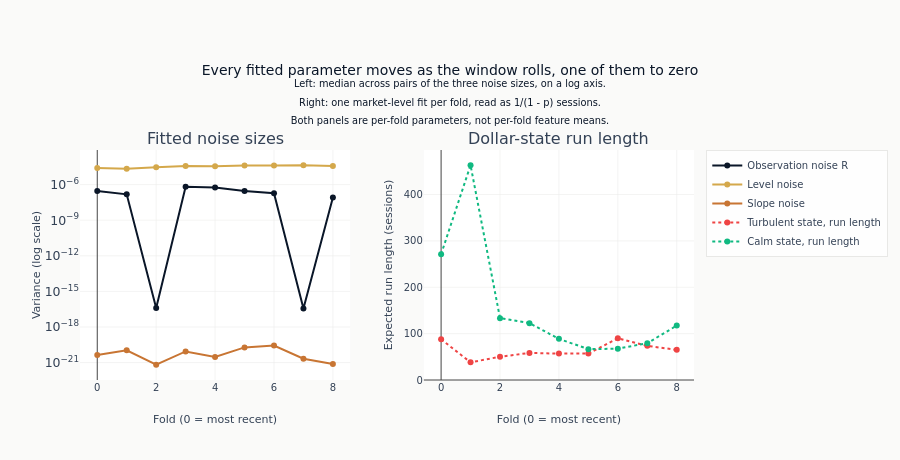

Notebook source saved alongside this figure:
### Markdown cell above
The two panels carry different units, so each axis is set on its own. The left one is
labelled in powers of ten rather than in the SI prefixes plotly reaches for by default,
which would render $10^{-6}$ as "1u" - a unit on an axis whose quantity is a variance and
has none.

### Code cell
fig.update_yaxes(
    title_text="Variance (log scale)",
    type="log",
    exponentformat="power",
    row=1,
    col=1,
)
fig.update_yaxes(title_text="Expected run length (sessions)", rangemode="tozero", row=1, col=2)
fig.update_xaxes(title_text="Fold (0 = most recent)", row=1, col=1)
fig.update_xaxes(title_text="Fold (0 = most recent)", row=1, col=2)
fig.update_layout(
    title=(
        "Every fitted parameter moves as the window rolls, one of them to zero"
        "<br><sup>Left: median across pairs of the three noise sizes, on a log axis."
        "<br>Right: one market-level fit per fold, read as 1/(1 - p) sessions."
        "<br>Both panels are per-fold parameters, not per-fold feature means.</sup>"
    ),
    height=460,
    margin={"t": 150},
)
show_plotly_with_alt(
    fig,
    "Two panels against fold number, with fold zero the most recent. On the left, the "
    "three fitted state-space noise sizes on a logarithmic axis: the level noise is the "
    "largest and holds a nearly flat line across folds, the slope noise sits many orders "
    "below it and also holds, while the observation noise tracks near the level noise "
    "for most folds and drops away by more than ten orders of magnitude on the few where "
    "the search puts it at zero. On the right, the expected run length of each "
    "dollar-regime state in sessions: the calm state starts far higher, falls steeply "
    "over the first few folds, and by the oldest folds the two states have converged to "
    "a similar length.",
)

### Figure 1 — Plotly figure (JSON) as saved in the notebook; plotly's stock layout.template omitted (floating-point values rounded to 4 significant figures)
{"data": [{"line": {"color": "#0a1628"}, "mode": "lines+markers", "name": "Observation noise R", "type": "scatter", "x": [0, 1, 2, 3, 4, 5, 6, 7, 8], "xaxis": "x", "y": [2.846e-07, 1.511e-07, 3.918e-17, 6.67e-07, 5.758e-07, 2.937e-07, 1.847e-07, 3.631e-17, 8.304e-08], "yaxis": "y"}, {"line": {"color": "#D4A84B"}, "mode": "lines+markers", "name": "Level noise", "type": "scatter", "x": [0, 1, 2, 3, 4, 5, 6, 7, 8], "xaxis": "x", "y": [2.514e-05, 2.16e-05, 2.957e-05, 3.739e-05, 3.566e-05, 4.158e-05, 4.031e-05, 4.282e-05, 3.618e-05], "yaxis": "y"}, {"line": {"color": "#C87533"}, "mode": "lines+markers", "name": "Slope noise", "type": "scatter", "x": [0, 1, 2, 3, 4, 5, 6, 7, 8], "xaxis": "x", "y": [4.411e-21, 1.085e-20, 6.568e-22, 8.675e-21, 2.988e-21, 1.899e-20, 2.758e-20, 2.101e-21, 7.685e-22], "yaxis": "y"}, {"line": {"color": "#ef4444", "dash": "dot"}, "mode": "lines+markers", "name": "Turbulent state, run length", "type": "scatter", "x": [0, 1, 2, 3, 4, 5, 6, 7, 8], "xaxis": "x2", "y": [87.83, 38.03, 50.16, 58.36, 56.96, 56.99, 89.94, 73.6, 65.01], "yaxis": "y2"}, {"line": {"color": "#10b981", "dash": "dot"}, "mode": "lines+markers", "name": "Calm state, run length", "type": "scatter", "x": [0, 1, 2, 3, 4, 5, 6, 7, 8], "xaxis": "x2", "y": [271.2, 463.1, 133.4, 122.6, 88.74, 66.5, 67.61, 79.31, 117.3], "yaxis": "y2"}], "layout": {"annotations": [{"font": {"size": 16}, "showarrow": false, "text": "Fitted noise sizes", "x": 0.22, "xanchor": "center", "xref": "paper", "y": 1.0, "yanchor": "bottom", "yref": "paper"}, {"font": {"size": 16}, "showarrow": false, "text": "Dollar-state run length", "x": 0.78, "xanchor": "center", "xref": "paper", "y": 1.0, "yanchor": "bottom", "yref": "paper"}], "height": 460, "margin": {"t": 150}, "title": {"text": "Every fitted parameter moves as the window rolls, one of them to zero<br><sup>Left: median across pairs of the three noise sizes, on a log axis.<br>Right: one market-level fit per fold, read as 1/(1 - p) sessions.<br>Both panels are per-fold parameters, not per-fold feature means.</sup>"}, "xaxis": {"anchor": "y", "domain": [0.0, 0.44], "title": {"text": "Fold (0 = most recent)"}}, "xaxis2": {"anchor": "y2", "domain": [0.56, 1.0], "title": {"text": "Fold (0 = most recent)"}}, "yaxis": {"anchor": "x", "domain": [0.0, 1.0], "exponentformat": "power", "title": {"text": "Variance (log scale)"}, "type": "log"}, "yaxis2": {"anchor": "x2", "domain": [0.0, 1.0], "rangemode": "tozero", "title": {"text": "Expected run length (sessions)"}}}}
